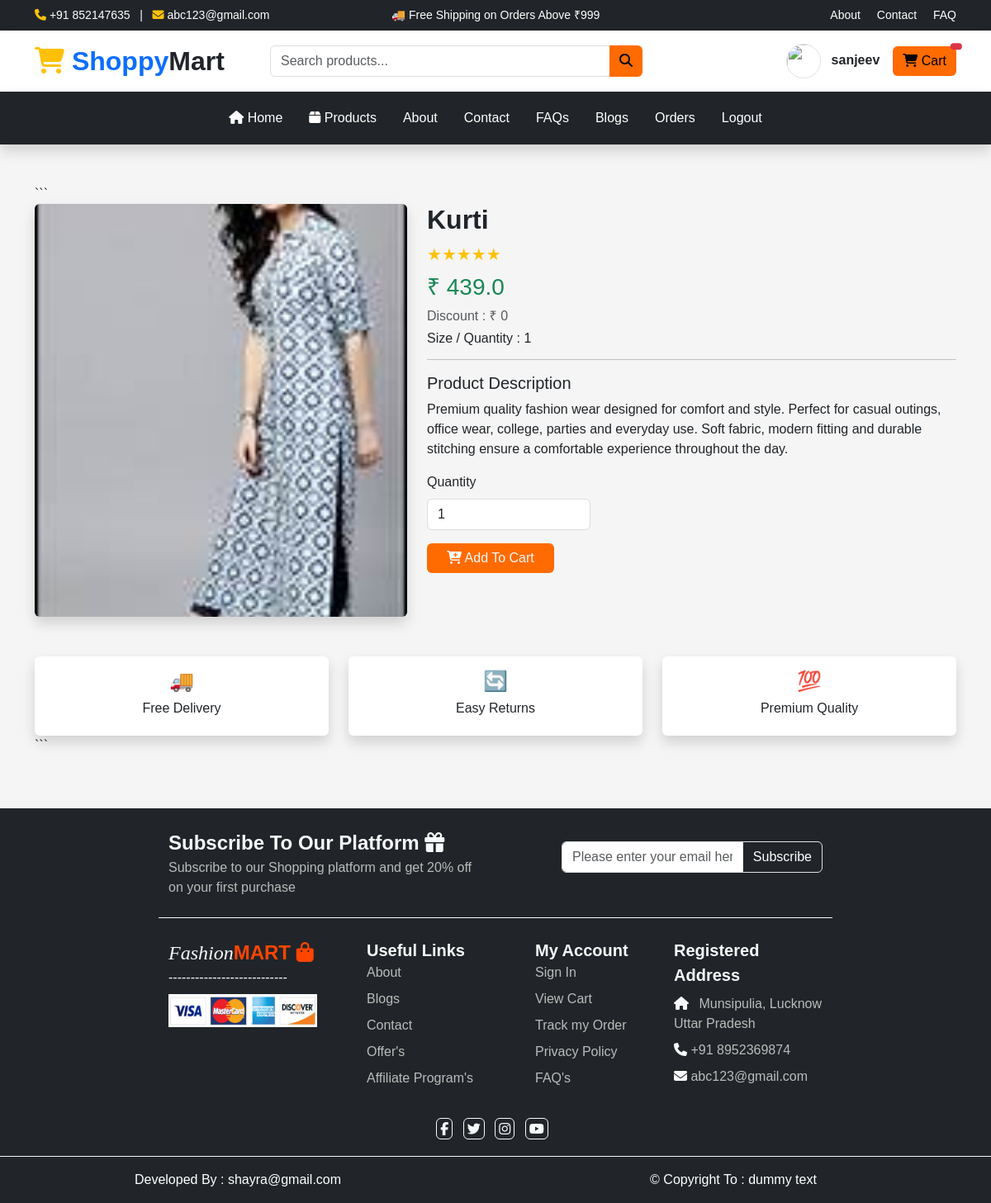
/productdetails/?id=13 (signed in), run on the app's committed database.
### user/models.py (models this page shows)
class tbl_product(models.Model):
    product_name=models.CharField(max_length=100,null=True)
    category=models.ForeignKey(tbl_category,on_delete=models.CASCADE)
    price=models.FloatField(null=True)
    discount=models.IntegerField(null=True)
    quantity=models.CharField(max_length=20,null=True)
    product_image=models.ImageField(upload_to='static/product/',null=True)

### user/views.py (the view)
# urls.py: path('productdetails/', views.productdetails, name='productdetails')
def productdetails(request):
    pid = request.GET.get('id')
    pdata = get_object_or_404(tbl_product, id=pid)
    return render(
        request,
        'productdetails.html',
        {'pdata': pdata}
    )

### templates/productdetails.html (shortened to what this page needs)
{% extends 'base.html' %}
{% load static %}
{% block childpage %}
<div class="container py-5">
```
<div class="row">
    <div class="col-md-5">
        <div class="card border-0 shadow">
            <img src="../{{pdata.product_image}}"
                 class="img-fluid rounded"
                 style="height:500px;object-fit:cover;">
        </div>
    </div>
    <div class="col-md-7">
        <h2 class="fw-bold">
            {{pdata.product_name}}
        </h2>
        <div class="text-warning mb-2 fs-5">
            ★★★★★
        </div>
        <h3 class="text-success">
            ₹ {{pdata.price}}
        </h3>
        <h6 class="text-muted">
            Discount : ₹ {{pdata.discount}}
        </h6>
        <h6>
            Size / Quantity :
            {{pdata.quantity}}
        </h6>
        <hr>
        <h5>Product Description</h5>
        <p>
            {% if pdata.description %}
                {{pdata.description}}
            {% else %}
                Premium quality fashion wear designed for comfort and style. Perfect for casual outings, office wear, college, parties and everyday use. Soft fabric, modern fitting and durable stitching ensure a comfortable experience throughout the day.
            {% endif %}
        </p>
        <form action="/productcart/">
            <div class="row mb-3">
                <div class="col-md-4">
                    <label class="form-label">
                        Quantity
                    </label>
                    <input type="number"
                           name="pquantity"
                           value="1"
                           min="1"
                           class="form-control">
                </div>
            </div>
            <button class="btn btn-warning text-light px-4">
                <i class="fas fa-cart-plus"></i>
                Add To Cart
            </button>
        </form>
    </div>
</div>
<div class="row mt-5">
    <div class="col-md-4 text-center">
        <div class="card shadow border-0 p-3">
            <h4>🚚</h4>
            <h6>Free Delivery</h6>
        </div>
    </div>
    <div class="col-md-4 text-center">
        <div class="card shadow border-0 p-3">
            <h4>🔄</h4>
            <h6>Easy Returns</h6>
        </div>
    </div>
    <div class="col-md-4 text-center">
        <div class="card shadow border-0 p-3">
            <h4>💯</h4>
            <h6>Premium Quality</h6>
        </div>
    </div>
</div>
```
</div>
{% endblock %}

### templates/base.html (style rules this page uses)
body { background:#f5f5f5; font-family:'Poppins',sans-serif; }
.btn-warning { background:#ff6b00; border:none; }
.form-control { border:1px solid #ddd; }

### data on the page
tbl_product: product_image (picture), product_name "Kurti", price "439.0", discount "0", quantity "1"

### other printed values
{{ request.session.username }} "sanjeev"
